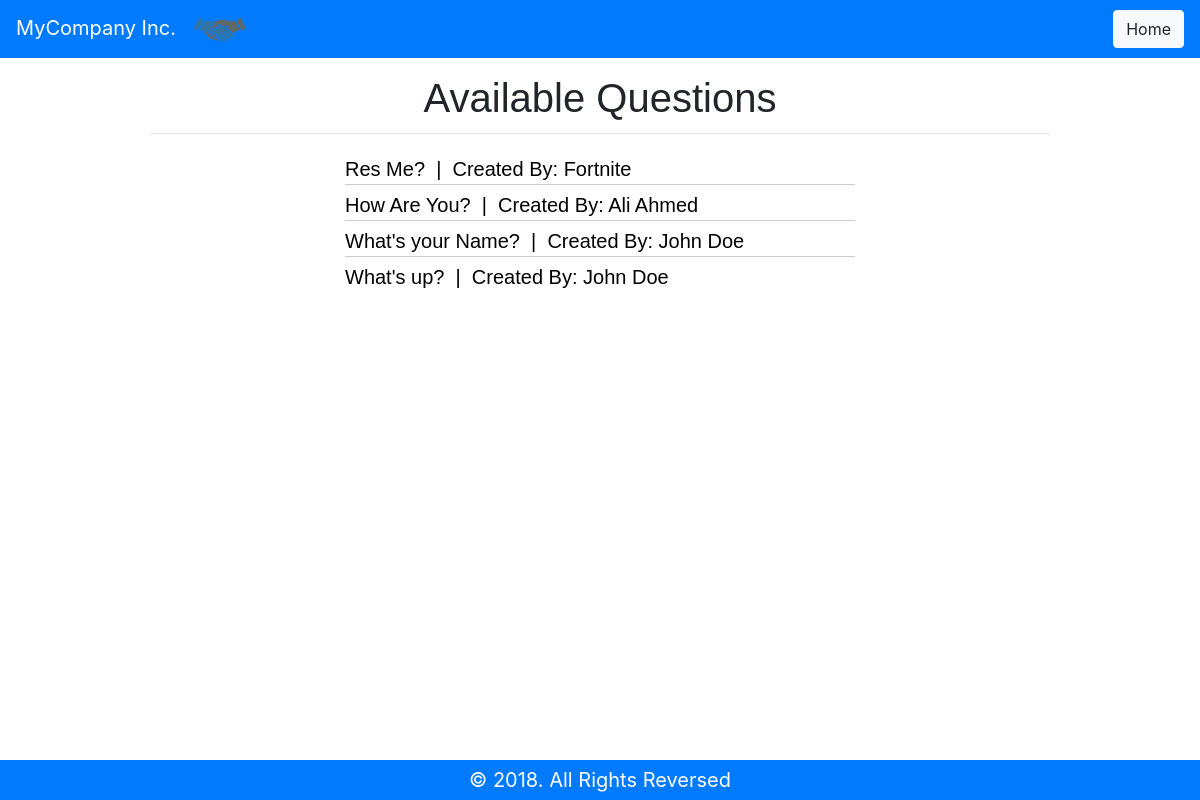
Screenshot of /polls/ with the database file from the repository.
### polls/models.py (models this page shows, shortened)
class Question(models.Model):
    question_text = models.CharField(max_length=200)
    pub_date = models.DateTimeField('date published')
    owner = models.CharField(max_length=50, default='John Doe')

### polls/views.py (the view)
# urls.py: path('', views.index, name='index'),
def index(request):
    lastest_questions = Question.objects.order_by('-pub_date')[:5]
    context = {'lastest_questions':lastest_questions}
    return render(request, 'polls/index.html',context)

### polls/templates/polls/index.html
{% extends 'polls/base.html' %}
{% block main_content%}
{% if lastest_questions %}
  <div class="contatiner-fluid"><h1>Available Questions</h1><hr class="q1"></div>
  <div class="contatiner-fluid div">
  <ul>
    {% for question in lastest_questions %}
      <li><a href = {% url "detail" question.id %}> {{question.question_text}} &nbsp;|&nbsp; Created By: {{question.owner}} </a></li>
    {% endfor %}
  </ul>
</div>
{% else %}
  <h1> No questions in the database, Please add some Questions!</h1>
{% endif %}
{% endblock %}

### polls/static/polls/style.css (style rules this page uses)
.div { width: 520px; margin: auto; margin-top:20px; }
.q1 { width: 900px; margin: auto; }
hr { color: #4285F4; margin-bottom: 10px; }
h1 { font: 400 40px/1.5 Helvetica, Verdana, sans-serif; margin: 0; padding-top: 10px; text-align: center; padding-bottom: 5px; }
ul { list-style-type: none; margin: 0; padding: 0; }
li { margin:5px; font: 200 20px/1.5 Helvetica, Verdana, sans-serif; border-bottom: 1px solid #ccc; }
li:last-child { border: none; }
li a { text-decoration: none; color: #000; display: block; width: 600px; -webkit-transition: font-size 0.3s ease, background-color 0.3s ease; -moz-transition: font-size 0.3s ease, background-color 0.3s ease; -o-transition: font-size 0.3s ease, background-color 0.3s ease; -ms-transition: font-size 0.3s ease, background-color 0.3s ease; transition: font-size 0.3s ease, background-color 0.3s ease; }

### rows the page displays
Question: question_text "Res Me?", owner "Fortnite"
Question: question_text "How Are You?", owner "Ali Ahmed"
Question: question_text "What's your Name?", owner "John Doe"
Question: question_text "What's up?", owner "John Doe"
